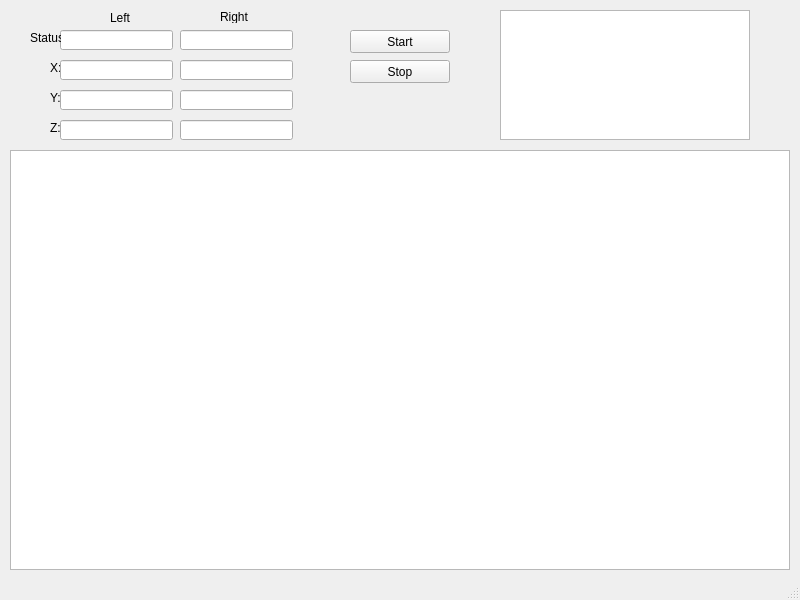
<?xml version="1.0" encoding="UTF-8"?>
<ui version="4.0">
 <class>VisualizationClass</class>
 <widget class="QMainWindow" name="VisualizationClass">
  <property name="geometry">
   <rect>
    <x>0</x>
    <y>0</y>
    <width>800</width>
    <height>600</height>
   </rect>
  </property>
  <property name="minimumSize">
   <size>
    <width>800</width>
    <height>600</height>
   </size>
  </property>
  <property name="maximumSize">
   <size>
    <width>800</width>
    <height>600</height>
   </size>
  </property>
  <property name="windowTitle">
   <string>Visualization</string>
  </property>
  <widget class="QWidget" name="centralWidget">
   <widget class="QLineEdit" name="lineEdit_status_r">
    <property name="geometry">
     <rect>
      <x>180</x>
      <y>30</y>
      <width>113</width>
      <height>20</height>
     </rect>
    </property>
   </widget>
   <widget class="QLabel" name="label_z">
    <property name="geometry">
     <rect>
      <x>50</x>
      <y>120</y>
      <width>21</width>
      <height>16</height>
     </rect>
    </property>
    <property name="text">
     <string>Z:</string>
    </property>
   </widget>
   <widget class="QGraphicsView" name="graphicsView_2">
    <property name="geometry">
     <rect>
      <x>500</x>
      <y>10</y>
      <width>250</width>
      <height>130</height>
     </rect>
    </property>
   </widget>
   <widget class="QGraphicsView" name="graphicsView">
    <property name="geometry">
     <rect>
      <x>10</x>
      <y>150</y>
      <width>780</width>
      <height>420</height>
     </rect>
    </property>
    <property name="sizePolicy">
     <sizepolicy hsizetype="Fixed" vsizetype="Fixed">
      <horstretch>0</horstretch>
      <verstretch>0</verstretch>
     </sizepolicy>
    </property>
    <property name="minimumSize">
     <size>
      <width>780</width>
      <height>420</height>
     </size>
    </property>
    <property name="maximumSize">
     <size>
      <width>780</width>
      <height>420</height>
     </size>
    </property>
   </widget>
   <widget class="QLabel" name="label_x">
    <property name="geometry">
     <rect>
      <x>50</x>
      <y>60</y>
      <width>21</width>
      <height>16</height>
     </rect>
    </property>
    <property name="text">
     <string>X:</string>
    </property>
   </widget>
   <widget class="QLineEdit" name="lineEdit_z_l">
    <property name="geometry">
     <rect>
      <x>60</x>
      <y>120</y>
      <width>113</width>
      <height>20</height>
     </rect>
    </property>
   </widget>
   <widget class="QLineEdit" name="lineEdit_y_r">
    <property name="geometry">
     <rect>
      <x>180</x>
      <y>90</y>
      <width>113</width>
      <height>20</height>
     </rect>
    </property>
   </widget>
   <widget class="QLineEdit" name="lineEdit_status_l">
    <property name="geometry">
     <rect>
      <x>60</x>
      <y>30</y>
      <width>113</width>
      <height>20</height>
     </rect>
    </property>
   </widget>
   <widget class="QLabel" name="label_y">
    <property name="geometry">
     <rect>
      <x>50</x>
      <y>90</y>
      <width>21</width>
      <height>16</height>
     </rect>
    </property>
    <property name="text">
     <string>Y:</string>
    </property>
   </widget>
   <widget class="QPushButton" name="pushbutton_stop">
    <property name="geometry">
     <rect>
      <x>350</x>
      <y>60</y>
      <width>100</width>
      <height>23</height>
     </rect>
    </property>
    <property name="text">
     <string>Stop</string>
    </property>
   </widget>
   <widget class="QPushButton" name="pushbutton_start">
    <property name="geometry">
     <rect>
      <x>350</x>
      <y>30</y>
      <width>100</width>
      <height>23</height>
     </rect>
    </property>
    <property name="text">
     <string>Start</string>
    </property>
   </widget>
   <widget class="QLineEdit" name="lineEdit_x_r">
    <property name="geometry">
     <rect>
      <x>180</x>
      <y>60</y>
      <width>113</width>
      <height>20</height>
     </rect>
    </property>
   </widget>
   <widget class="QLineEdit" name="lineEdit_x_l">
    <property name="geometry">
     <rect>
      <x>60</x>
      <y>60</y>
      <width>113</width>
      <height>20</height>
     </rect>
    </property>
   </widget>
   <widget class="QLineEdit" name="lineEdit_y_l">
    <property name="geometry">
     <rect>
      <x>60</x>
      <y>90</y>
      <width>113</width>
      <height>20</height>
     </rect>
    </property>
   </widget>
   <widget class="QLineEdit" name="lineEdit_z_r">
    <property name="geometry">
     <rect>
      <x>180</x>
      <y>120</y>
      <width>113</width>
      <height>20</height>
     </rect>
    </property>
   </widget>
   <widget class="QLabel" name="label_left">
    <property name="geometry">
     <rect>
      <x>110</x>
      <y>10</y>
      <width>21</width>
      <height>16</height>
     </rect>
    </property>
    <property name="text">
     <string>Left</string>
    </property>
   </widget>
   <widget class="QLabel" name="label_status">
    <property name="geometry">
     <rect>
      <x>30</x>
      <y>30</y>
      <width>31</width>
      <height>16</height>
     </rect>
    </property>
    <property name="text">
     <string>Status:</string>
    </property>
   </widget>
   <widget class="QLabel" name="label_right">
    <property name="geometry">
     <rect>
      <x>220</x>
      <y>10</y>
      <width>46</width>
      <height>13</height>
     </rect>
    </property>
    <property name="text">
     <string>Right</string>
    </property>
   </widget>
  </widget>
  <widget class="QStatusBar" name="statusBar"/>
 </widget>
 <layoutdefault spacing="6" margin="11"/>
 <resources>
  <include location="visualization.qrc"/>
 </resources>
 <connections/>
</ui>
